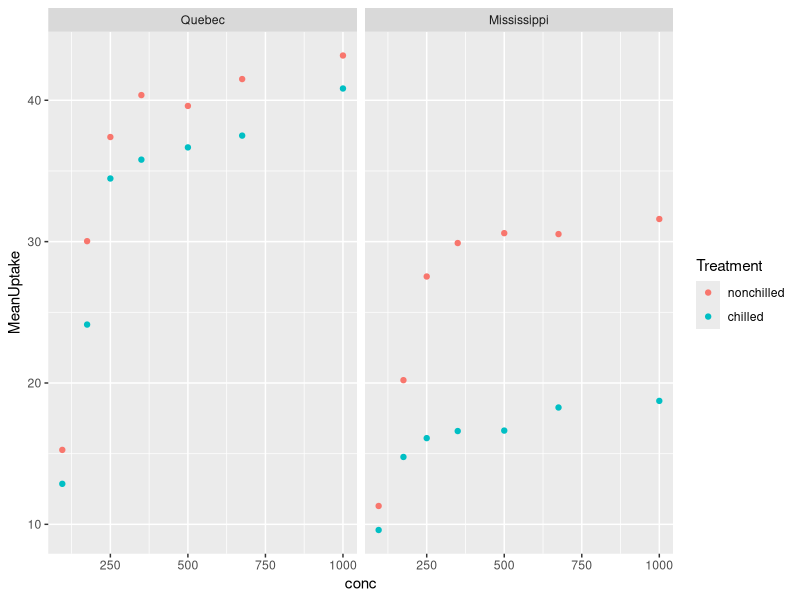

Source code (R):
# I need to make a plot of CO2 uptake in plants. My boss wants to know which region, 
# which CO2 concentration, and at what temperature, plants take up the most CO2.

# So guess what... I wrote the code and was getting ready to send off my plot, but I decided
# to take a break to play Mario Kart. My dog, naturally, came by while I wasn't looking
# and re-arranged my code. He also told me that he introduced a single error 
# in the plotting function in order to mess with me even more.

# Please put it back in order for me so that it will generate a plot of mean CO2 uptake
# for each of those independent variables. You'll need to find the plotting error as well.

# load tidyverse packages
library(tidyverse)

# load data
data("CO2")

# calculate within-group means in unknown order
means <- CO2 %>%
  group_by(Type,Treatment,conc) %>%
  summarise(MeanUptake = mean(uptake))

# Plotting code in unknown order
ggplot(means, aes(x=conc,y=MeanUptake,color=Treatment)) +
  geom_point() +
  facet_grid(~Type)

# that was easy 